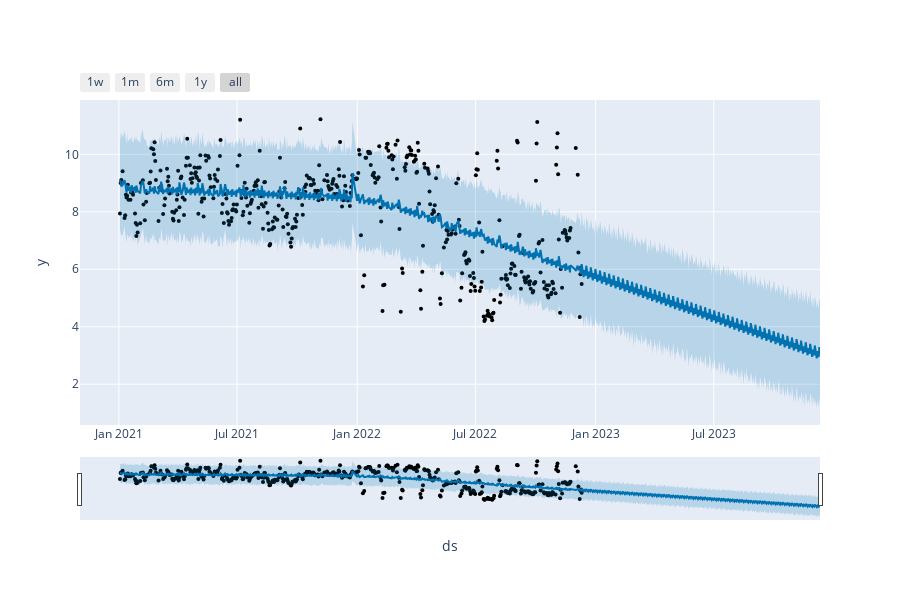

Notebook code for this chart:
### Code cell
from prophet.plot import plot_plotly, plot_components_plotly

plot_plotly(m, forecast)

### Figure 1 — Plotly figure (JSON) as saved in the notebook; plotly's stock layout.template omitted (floating-point values rounded to 4 significant figures; data arrays with more than 128 entries replaced by an {"elided": "..."} marker saying what was removed)
{"data": [{"marker": {"color": "black", "size": 4}, "mode": "markers", "name": "Actual", "type": "scatter", "x": {"elided": "476 str values"}, "y": {"elided": "476 float values"}}, {"hoverinfo": "skip", "line": {"width": 0}, "mode": "lines", "type": "scatter", "x": {"elided": "841 str values"}, "y": {"elided": "841 float values"}}, {"fill": "tonexty", "fillcolor": "rgba(0, 114, 178, 0.2)", "line": {"color": "#0072B2", "width": 2}, "mode": "lines", "name": "Predicted", "type": "scatter", "x": {"elided": "841 str values"}, "y": {"elided": "841 float values"}}, {"fill": "tonexty", "fillcolor": "rgba(0, 114, 178, 0.2)", "hoverinfo": "skip", "line": {"width": 0}, "mode": "lines", "type": "scatter", "x": {"elided": "841 str values"}, "y": {"elided": "841 float values"}}], "layout": {"height": 600, "showlegend": false, "width": 900, "xaxis": {"rangeselector": {"buttons": [{"count": 7, "label": "1w", "step": "day", "stepmode": "backward"}, {"count": 1, "label": "1m", "step": "month", "stepmode": "backward"}, {"count": 6, "label": "6m", "step": "month", "stepmode": "backward"}, {"count": 1, "label": "1y", "step": "year", "stepmode": "backward"}, {"step": "all"}]}, "rangeslider": {"visible": true}, "title": {"text": "ds"}, "type": "date"}, "yaxis": {"title": {"text": "y"}}}}
